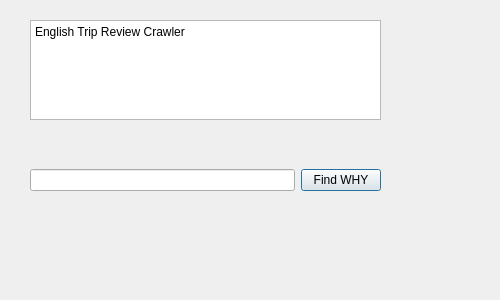
<?xml version="1.0" encoding="UTF-8"?>
<ui version="4.0">
 <class>Dialog</class>
 <widget class="QDialog" name="Dialog">
  <property name="geometry">
   <rect>
    <x>0</x>
    <y>0</y>
    <width>500</width>
    <height>300</height>
   </rect>
  </property>
  <property name="windowTitle">
   <string>Dialog</string>
  </property>
  <widget class="QWidget" name="layoutWidget">
   <property name="geometry">
    <rect>
     <x>30</x>
     <y>80</y>
     <width>351</width>
     <height>200</height>
    </rect>
   </property>
   <layout class="QHBoxLayout" name="horizontalLayout">
    <item>
     <widget class="QLineEdit" name="lineedit_Test"/>
    </item>
    <item>
     <widget class="QPushButton" name="btn_changeText">
      <property name="text">
       <string>Find WHY</string>
      </property>
     </widget>
    </item>
   </layout>
  </widget>
  <widget class="QTextBrowser" name="lbl_textHere">
   <property name="geometry">
    <rect>
     <x>30</x>
     <y>20</y>
     <width>351</width>
     <height>100</height>
    </rect>
   </property>
   <property name="text">
    <string>English Trip Review Crawler</string>
   </property>
  </widget>
 </widget>
 <resources/>
 <connections/>
</ui>
